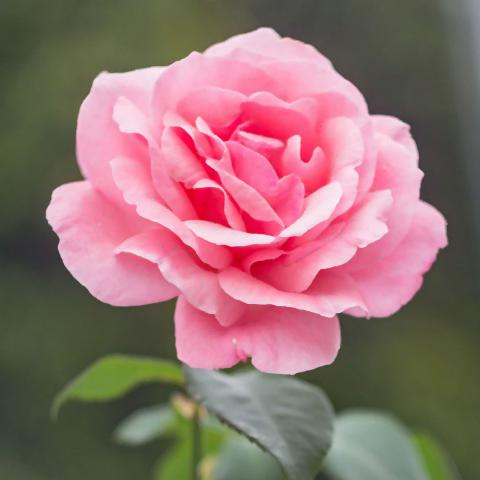
#> input picture save/test1.jpg, 480 x 480 px, given in place of 0.jpg, which was not available; the run also reads 1 picture not shown here
$ jupyter execute --allow-errors 'cv综合实践图像处理.ipynb'
#> lines starting #> are read from the running program, lines starting #| are printed output that depends on the picture; pictures that were not available may be replaced by others from this repository, and a replacement may not be noted
[cell 1]
import tkinter as tk
window = tk.Tk()
window.title('计算机视觉操作界面')
window.geometry('200x100')

var = tk.StringVar()
l = tk.Label(window,textvariable=var ,bg='green',font=('Arial',16),width=15,height=2)
l.pack()
on_hit = False
# [8 lines left out: function hit_me, not called in this run]
b = tk.Button(window,text='hit me',width=15,height=2,command=hit_me)
b.pack()
window.mainloop()

[cell 2]
import cv2
import numpy as np

def Img_PCA(img,a):           #img为输入图像，a为保留主成分比例
    U,S,V=np.linalg.svd(img)  #将img进行奇异值分解，U为左酉矩阵大小M*M，S为奇异值，V为右酉矩阵N*N。
    SS=np.zeros(img.shape)
    for i in range(len(S)):
        SS[i][i]=S[i]       #将S转化为M*N对角矩阵

    sval=np.sum(S)
    for i in range(len(S)):
        if np.sum(S[:i]) >= a*sval:
            k = i + 1
            break
    Uk=U[:,0:k]
    Sk=SS[0:k,0:k]
    Vk=V[0:k,:]
    print(Uk.shape)
    print(Sk.shape)
    print(Vk.shape)
    img_pca = np.uint8(np.dot(np.dot(Uk,Sk),Vk))  #计算降维处理后的矩阵
    return img_pca

if  __name__ == "__main__":
    img = cv2.imread('0.jpg',0)
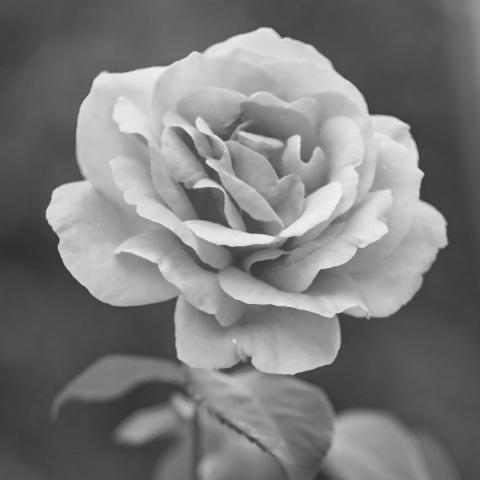
#> img: shape (480, 480); min 44, max 247, mean 123.5
    img_pca = Img_PCA(img,0.8)
#> in Img_PCA, `U,S,V=np.linalg.svd(img)`:
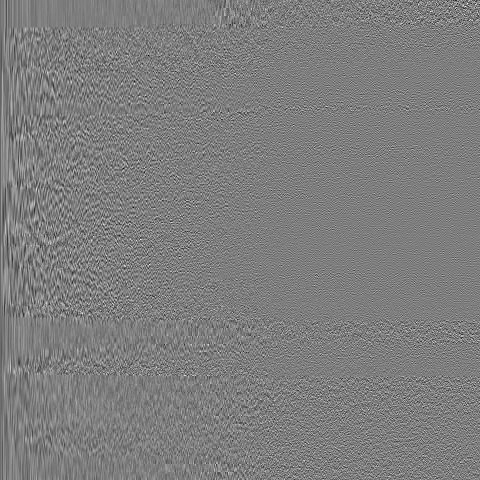
#> U: shape (480, 480) float64; min -0.283, max 0.289, mean -0.000113; drawn with min black and max white
#> in Img_PCA, `U,S,V=np.linalg.svd(img)`:
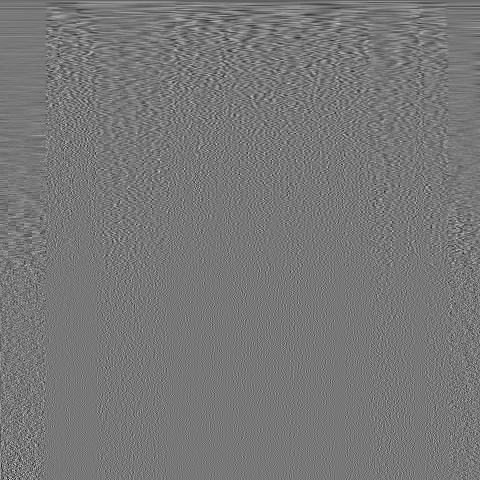
#> V: shape (480, 480) float64; min -0.295, max 0.332, mean -0.000111; drawn with min black and max white
#> in Img_PCA, `U,S,V=np.linalg.svd(img)`: S = 480 values, max 61802.3 at index 0, min 0.0159 at index 479, mean 348
#> in Img_PCA, `sval=np.sum(S)`: sval = 167058.1
#> the loop in Img_PCA, `for i in range(len(S)):` made 30 passes
#> k on pass 30: 30
#> in Img_PCA, `Uk=U[:,0:k]`:
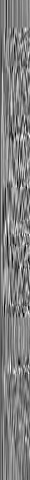
#> Uk: shape (480, 30) float64; min -0.167, max 0.16, mean -0.00192; drawn with min black and max white
#> in Img_PCA, `Sk=SS[0:k,0:k]`:
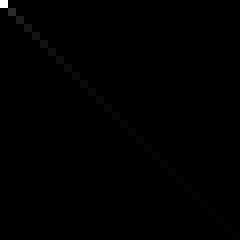
#> Sk: shape (30, 30) float64 (shown 8 times larger); min 0, max 61802.3, mean 150.1; drawn with min black and max white
#> in Img_PCA, `Vk=V[0:k,:]`:
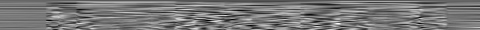
#> Vk: shape (30, 480) float64; min -0.173, max 0.191, mean -0.00185; drawn with min black and max white
#| (480, 30)
#| (30, 30)
#| (30, 480)
    cv2.imshow("img_gray",img)
    cv2.imshow("img_pca",img_pca)
    cv2.waitKey(0)
    cv2.destroyAllWindows()

[cell 3]
import cv2
# [5 lines left out: function is_inside, not called in this run]

# 根据坐标画出人物所在的位置
def draw_person(img, person):
  x, y, w, h = person
  cv2.rectangle(img, (x, y), (x + w, y + h), (0, 255, 255), 2)

# 定义HOG特征+SVM分类器
img = cv2.imread("2.jpg")
hog = cv2.HOGDescriptor()
hog.setSVMDetector(cv2.HOGDescriptor_getDefaultPeopleDetector())
#> (the rest of this cell did not finish here and is left out)

[cell 4]
import os
import cv2
import tkinter
import tkinter.filedialog
import numpy as np
import pixellib
from PIL import Image,ImageTk
from torchvision import transforms as transforms
from pixellib.semantic import semantic_segmentation
from pixellib.instance import instance_segmentation

#设置图片保存路径
outfile = './save'

#创建一个界面窗口
win = tkinter.Tk()
win.title("综合实践图像处理")
win.resizable(width=False, height=False)
screenwidth = win.winfo_screenwidth()
screenheight = win.winfo_screenheight()
size = '%dx%d+%d+%d' % (1073, 690, (screenwidth - 1073) / 2, (screenheight - 690) / 2)
win.geometry(size)

#设置全局变量
original = Image.new('RGB', (480, 480))
#> original: PIL image 480x480 RGB; every value is 0
save_img = Image.new('RGB', (480, 480))

count =0
img2 = tkinter.Label(win)

#实现在本地电脑选择图片
# [541 lines left out: functions choose_file, save, refresh, close_window, lessen, random_cut and 20 more, not called in this run]

#显示路径
e = tkinter.StringVar()
e_entry = tkinter.Entry(win, width=80,textvariable=e)
e_entry.place(x=460,y=10)

#设置选择图片的按钮
button1 = tkinter.Button(win, text ="选择图片", command = choose_file)
button1.place(x=0,y=0,width=100,height=40)

#设置退出按钮
button0 = tkinter.Button(win,text="退出系统",command=close_window)
button0.place(x=330,y=0,width=100,height=40)

#设置保存图片的按钮
button2 = tkinter.Button(win,text="保存",command=save)
button2.place(x=110,y=0,width=100,height=40)

#设置标签分别为原图像和修改后的图像
picture1 = tkinter.Label(win,text="原始图片")
picture1.place(x=15,y=50,width=480,height=480)

picture2 = tkinter.Label(win,text="修改后图片")
picture2.place(x=540,y=50,width=480,height=480)

#设置图像去噪
Checkbutton1_Selected = tkinter.IntVar()
Checkbutton1_Selected.set(0)
Checkbutton1 = tkinter.Checkbutton(win,text="图像去噪",variable=Checkbutton1_Selected,onvalue=1,offvalue=0,command=mid_denoise)
Checkbutton1.place(x=47,y=605,width=100,height=30)

#设置直方图均衡化
Checkbutton2_Selected = tkinter.IntVar()
Checkbutton2_Selected.set(0)
Checkbutton2 = tkinter.Checkbutton(win,text="直方图均衡",variable=Checkbutton2_Selected,onvalue=1,offvalue=0,command=histeq)
Checkbutton2.place(x=47,y=655,width=100,height=30)

#设置Hough变换的按钮
button3 = tkinter.Button(win,text="Hough变换",command=houghtrans)
button3.place(x=540,y=600,width=100,height=40)

#设置SIFT的按钮
button4 = tkinter.Button(win,text="SIFT",command=sift)
button4.place(x=860,y=600,width=100,height=40)

#设置PCA降维按钮
button5 = tkinter.Button(win,text="PCA降维",command=set_pca)
button5.place(x=220,y=650,width=100,height=40)

#设置HOG目标检测按钮
button6 = tkinter.Button(win,text="HOG目标检测",command=ObjDect_HOG)
button6.place(x=380,y=650,width=100,height=40)

#设置CNN分割按钮
button7 = tkinter.Button(win,text="CNN分割",command=xception)
button7.place(x=700,y=650,width=100,height=40)

#设置随机角度旋转按钮
button8 = tkinter.Button(win,text="随机旋转",command=Rotation)
button8.place(x=700,y=600,width=100,height=40)

#设置MaskRCNN识别按钮
button9 = tkinter.Button(win,text="MaskRCNN识别",command=MaskRCNN)
button9.place(x=860,y=650,width=100,height=40)

#设置K-means聚类按钮
button9 = tkinter.Button(win,text="K-means聚类",command=set_kmeans)
button9.place(x=540,y=650,width=100,height=40)

#设置参数调节的按钮
button10 = tkinter.Button(win,text="参数调节",command=set_bright)
button10.place(x=220,y=600,width=100,height=40)

#设置Canny边缘检测的按钮
button11 = tkinter.Button(win,text="Canny边缘检测",command=cannydege)
button11.place(x=380,y=600,width=100,height=40)

#设置重置窗口的按钮
button12 = tkinter.Button(win,text="重置窗口",command=refresh)
button12.place(x=220,y=0,width=100,height=40)

win.mainloop()

[cell 5]
import cv2
import numpy as np
def noise(img,snr):
    h=img.shape[0]
    w=img.shape[1]
    img1=img.copy()
    sp=h*w
    NP=int(sp*(1-snr))
    for i in range (NP):
        randx=np.random.randint(1,h-1)
        randy=np.random.randint(1,w-1)
        if np.random.random()<=0.5:
            img1[randx,randy]=0
        else:
            img1[randx,randy]=255
    return img1
img = cv2.imread('01.jpg')
#> (the rest of this cell did not finish here and is left out)
